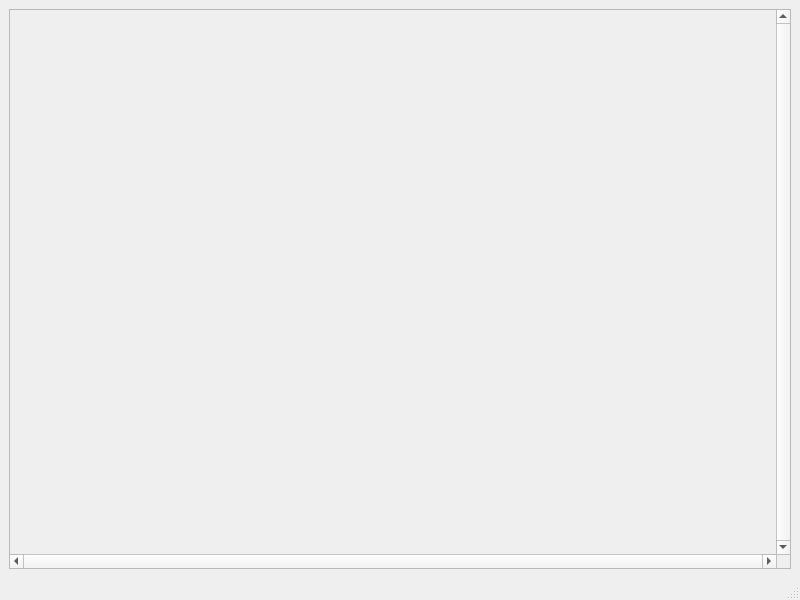
<?xml version="1.0" encoding="UTF-8"?>
<ui version="4.0">
 <class>MainWindow</class>
 <widget class="QMainWindow" name="MainWindow">
  <property name="geometry">
   <rect>
    <x>0</x>
    <y>0</y>
    <width>800</width>
    <height>600</height>
   </rect>
  </property>
  <property name="windowTitle">
   <string>MainWindow</string>
  </property>
  <widget class="QWidget" name="centralwidget">
   <layout class="QGridLayout" name="gridLayout">
    <item row="0" column="0">
     <widget class="QScrollArea" name="scrollArea">
      <property name="verticalScrollBarPolicy">
       <enum>Qt::ScrollBarAlwaysOn</enum>
      </property>
      <property name="horizontalScrollBarPolicy">
       <enum>Qt::ScrollBarAlwaysOn</enum>
      </property>
      <property name="sizeAdjustPolicy">
       <enum>QAbstractScrollArea::AdjustToContents</enum>
      </property>
      <property name="widgetResizable">
       <bool>true</bool>
      </property>
      <widget class="DagDrawer" name="sc_dagWidget">
       <property name="geometry">
        <rect>
         <x>0</x>
         <y>0</y>
         <width>766</width>
         <height>524</height>
        </rect>
       </property>
       <property name="sizePolicy">
        <sizepolicy hsizetype="Expanding" vsizetype="Expanding">
         <horstretch>0</horstretch>
         <verstretch>0</verstretch>
        </sizepolicy>
       </property>
       <property name="minimumSize">
        <size>
         <width>0</width>
         <height>0</height>
        </size>
       </property>
      </widget>
     </widget>
    </item>
   </layout>
  </widget>
  <widget class="QMenuBar" name="menubar">
   <property name="geometry">
    <rect>
     <x>0</x>
     <y>0</y>
     <width>800</width>
     <height>20</height>
    </rect>
   </property>
  </widget>
  <widget class="QStatusBar" name="statusbar"/>
 </widget>
 <customwidgets>
  <customwidget>
   <class>DagDrawer</class>
   <extends>QWidget</extends>
   <header>dagdrawer.h</header>
   <container>1</container>
  </customwidget>
 </customwidgets>
 <resources/>
 <connections/>
</ui>
